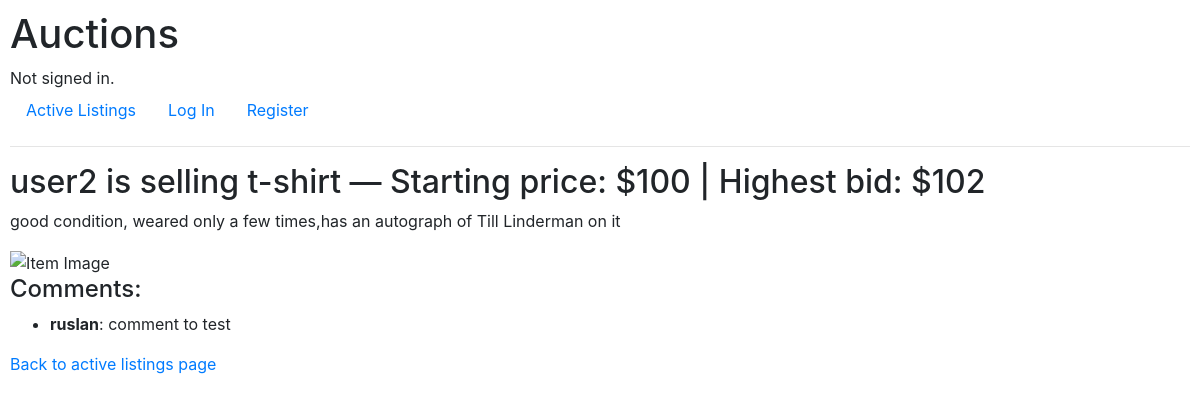
The app's page /listing/1/ with its own data.
### auctions/models.py (models this page shows, shortened)
class User(AbstractUser):
    def __str__(self):
        return f"{self.username}"

class Listing(models.Model):
    item_name = models.CharField(max_length=64)
    description = models.CharField(max_length=500, blank=False)
    price = models.IntegerField()  # This is the starting price
    owner = models.ForeignKey(User, on_delete=models.CASCADE)  # One-to-Many Relationship
    highest_bid = models.IntegerField(null=True, blank=True)  # Tracks current highest bid
    is_closed = models.BooleanField(default=False)  # Marks if auction is closed
    image_link = models.CharField(max_length=500, blank=True)
    watchers = models.ManyToManyField(User, blank=True, related_name="watchlist")
    CATEGORY_CHOICES = [
        ('ELEC', 'Electronics'),
        ('BOOK', 'Books'),
        ('FASH', 'Fashion'),
        ('HOME', 'Home & Garden'),
        ('TOY', 'Toys'),
        ('AUTO', 'Automotive'),
        ('SPORT', 'Sports & Outdoors'),
        ('OTHER', 'Other'),
    ]
    category = models.CharField(
        max_length=20,
        choices=CATEGORY_CHOICES,
        default='OTHER'
    )

class Comment(models.Model):
    user = models.ForeignKey(User, on_delete=models.CASCADE)
    listing = models.ForeignKey(Listing, on_delete=models.CASCADE)
    content = models.TextField()
    timestamp = models.DateTimeField(auto_now_add=True)

### auctions/views.py (the view, shortened to what this page needs)
# urls.py: path("listing/<int:listing_id>/", views.listing, name="listing"),
def listing(request, listing_id):
    listing = get_object_or_404(Listing, pk=listing_id)
    owner = listing.owner
    highest_bid = Bid.objects.filter(listing=listing).order_by("-amount").first()
    highest_bidder = highest_bid.bidder if highest_bid else None
    comments = Comment.objects.filter(listing=listing).order_by("timestamp")
    if request.method == "POST" and "close_listing" in request.POST:
        if request.user == listing.owner:
            listing.is_closed = True
            listing.save()
        return redirect("listing", listing_id=listing.id)
    return render(request, "auctions/listing.html", {
        "listing": listing,
        "owner": owner,
        "highest_bid": highest_bid.amount if highest_bid else None,
        "highest_bidder": highest_bidder,
        "comments": comments
    })

### auctions/templates/auctions/listing.html (shortened to what this page needs)
{% extends "auctions/layout.html" %}
{% block body %}
<div id="listing-page">
    <h2 id="listing-header">
        <span class="seller-name">{{ owner.username }}</span> is selling
        <span class="listing-title">{{ listing.item_name }}</span> —
        <span class="price-label">Starting price: ${{ listing.price }}</span> |
        {% if highest_bid %}
            <span class="bid-label">Highest bid: ${{ highest_bid }}</span>
        {% else %}
            <span class="no-bid">No bids yet.</span>
        {% endif %}
    </h2>
    <p class="listing-description">{{ listing.description }}</p>
    <img class="listing-image"
         src="{{ listing.image_link|default:'https://upload.wikimedia.org/wikipedia/commons/1/14/No_Image_Available.jpg' }}"
         alt="Item Image">
    <div id="comment-section">
        <h4>Comments:</h4>
        {% if comments %}
        <ul class="comment-list">
            {% for comment in comments %}
            <li class="comment-item">
                <strong class="comment-author">{{ comment.user.username }}</strong>:
                <span class="comment-content">{{ comment.content }}</span>
            </li>
            {% endfor %}
        </ul>
        {% else %}
        <p class="no-comments"><em>No comments yet.</em></p>
        {% endif %}
    </div>
    <a href="{% url 'index' %}" class="back-link">Back to active listings page</a>
</div>
{% endblock %}

### auctions/static/auctions/styles.css (style rules this page uses)
body { padding: 10px; }

### records on screen
User: username "user2"
Listing: item_name "t-shirt", price "100", description "good condition, weared only a few times,has an autograph of Till Linderman on it"
Comment: user.username "ruslan", content "comment to test"

### other values on screen
{{ highest_bid }} "102"
